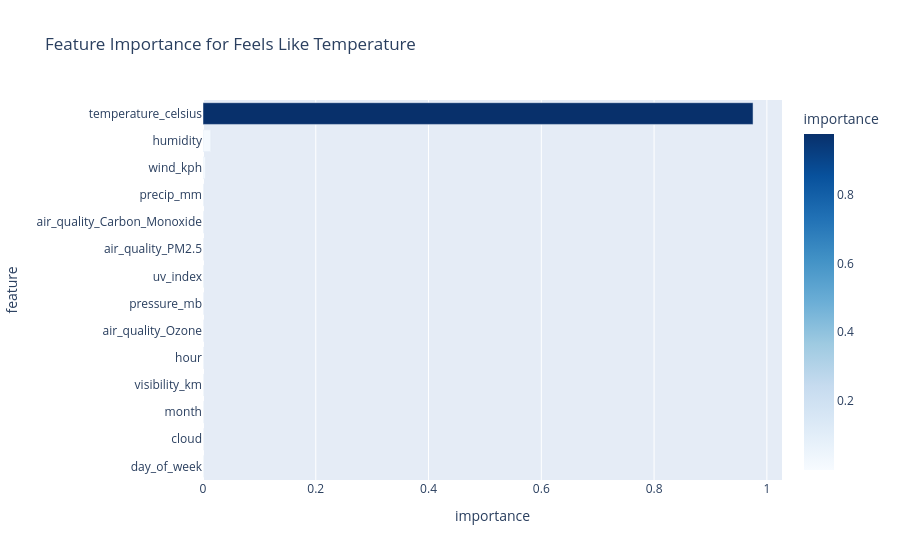

Write notebook code for a chart like this one.
### Code cell
features = ['temperature_celsius', 'humidity', 'wind_kph', 'pressure_mb',
            'precip_mm', 'cloud', 'visibility_km', 'uv_index',
            'air_quality_PM2.5', 'air_quality_Ozone',
            'air_quality_Carbon_Monoxide', 'hour', 'month', 'day_of_week']

X = df[features]
y = df['feels_like_celsius']

rf = RandomForestRegressor(n_estimators=100, random_state=42, n_jobs=-1)
rf.fit(X, y)

importance_df = pd.DataFrame({
    'feature': features,
    'importance': rf.feature_importances_
}).sort_values('importance', ascending=True)

fig = px.bar(importance_df, x='importance', y='feature',
             orientation='h',
             title='Feature Importance for Feels Like Temperature',
             color='importance',
             color_continuous_scale='Blues')
fig.show()

### Figure 1 — Plotly figure (JSON) as saved in the notebook; plotly's stock layout.template omitted (floating-point values rounded to 4 significant figures)
{"data": [{"hovertemplate": "importance=%{marker.color}<br>feature=%{y}<extra></extra>", "legendgroup": "", "marker": {"color": [0.0002086, 0.0003232, 0.0004222, 0.0004244, 0.000571, 0.0006423, 0.00068, 0.0007693, 0.0008237, 0.0009273, 0.001246, 0.003824, 0.01363, 0.9755], "coloraxis": "coloraxis", "pattern": {"shape": ""}}, "name": "", "orientation": "h", "showlegend": false, "textposition": "auto", "type": "bar", "x": [0.0002086, 0.0003232, 0.0004222, 0.0004244, 0.000571, 0.0006423, 0.00068, 0.0007693, 0.0008237, 0.0009273, 0.001246, 0.003824, 0.01363, 0.9755], "xaxis": "x", "y": ["day_of_week", "cloud", "month", "visibility_km", "hour", "air_quality_Ozone", "pressure_mb", "uv_index", "air_quality_PM2.5", "air_quality_Carbon_Monoxide", "precip_mm", "wind_kph", "humidity", "temperature_celsius"], "yaxis": "y"}], "layout": {"barmode": "relative", "coloraxis": {"colorbar": {"title": {"text": "importance"}}, "colorscale": [[0, "rgb(247,251,255)"], [0.125, "rgb(222,235,247)"], [0.25, "rgb(198,219,239)"], [0.375, "rgb(158,202,225)"], [0.5, "rgb(107,174,214)"], [0.625, "rgb(66,146,198)"], [0.75, "rgb(33,113,181)"], [0.875, "rgb(8,81,156)"], [1, "rgb(8,48,107)"]]}, "legend": {"tracegroupgap": 0}, "title": {"text": "Feature Importance for Feels Like Temperature"}, "xaxis": {"anchor": "y", "domain": [0, 1], "title": {"text": "importance"}}, "yaxis": {"anchor": "x", "domain": [0, 1], "title": {"text": "feature"}}}}
